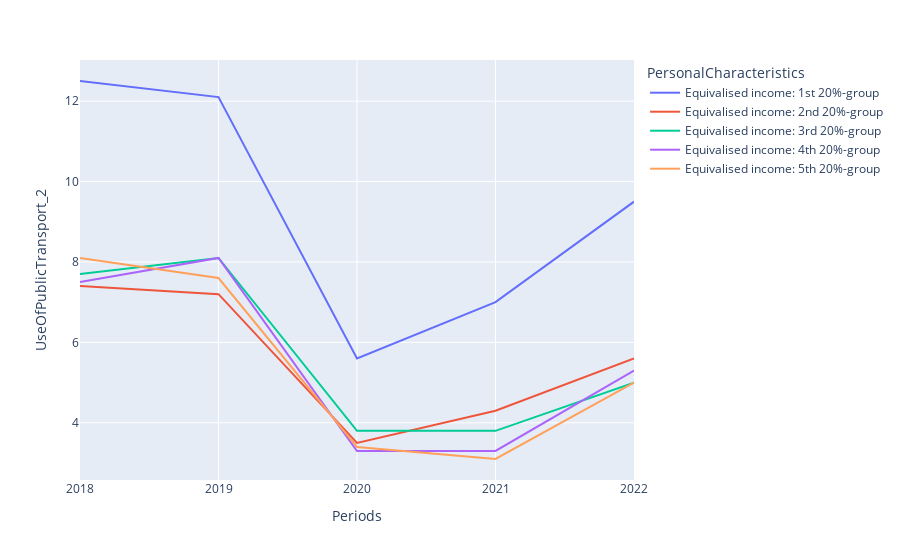

The notebook cell saved with this chart:
### Code cell
mask = df_sorted['PersonalCharacteristics'].str.startswith('Equi');
df_income = df_sorted[mask];
fig = px.line(df_income, y='UseOfPublicTransport_2', x='Periods', color='PersonalCharacteristics')
fig.show()

### Figure 1 — Plotly figure (JSON) as saved in the notebook; plotly's stock layout.template omitted (floating-point values rounded to 4 significant figures)
{"data": [{"hovertemplate": "PersonalCharacteristics=Equivalised income: 1st 20%-group<br>Periods=%{x}<br>UseOfPublicTransport_2=%{y}<extra></extra>", "legendgroup": "Equivalised income: 1st 20%-group", "line": {"color": "#636efa", "dash": "solid"}, "marker": {"symbol": "circle"}, "mode": "lines", "name": "Equivalised income: 1st 20%-group", "orientation": "v", "showlegend": true, "type": "scatter", "x": ["2018", "2019", "2020", "2021", "2022"], "xaxis": "x", "y": [12.5, 12.1, 5.6, 7, 9.5], "yaxis": "y"}, {"hovertemplate": "PersonalCharacteristics=Equivalised income: 2nd 20%-group<br>Periods=%{x}<br>UseOfPublicTransport_2=%{y}<extra></extra>", "legendgroup": "Equivalised income: 2nd 20%-group", "line": {"color": "#EF553B", "dash": "solid"}, "marker": {"symbol": "circle"}, "mode": "lines", "name": "Equivalised income: 2nd 20%-group", "orientation": "v", "showlegend": true, "type": "scatter", "x": ["2018", "2019", "2020", "2021", "2022"], "xaxis": "x", "y": [7.4, 7.2, 3.5, 4.3, 5.6], "yaxis": "y"}, {"hovertemplate": "PersonalCharacteristics=Equivalised income: 3rd 20%-group<br>Periods=%{x}<br>UseOfPublicTransport_2=%{y}<extra></extra>", "legendgroup": "Equivalised income: 3rd 20%-group", "line": {"color": "#00cc96", "dash": "solid"}, "marker": {"symbol": "circle"}, "mode": "lines", "name": "Equivalised income: 3rd 20%-group", "orientation": "v", "showlegend": true, "type": "scatter", "x": ["2018", "2019", "2020", "2021", "2022"], "xaxis": "x", "y": [7.7, 8.1, 3.8, 3.8, 5], "yaxis": "y"}, {"hovertemplate": "PersonalCharacteristics=Equivalised income: 4th 20%-group<br>Periods=%{x}<br>UseOfPublicTransport_2=%{y}<extra></extra>", "legendgroup": "Equivalised income: 4th 20%-group", "line": {"color": "#ab63fa", "dash": "solid"}, "marker": {"symbol": "circle"}, "mode": "lines", "name": "Equivalised income: 4th 20%-group", "orientation": "v", "showlegend": true, "type": "scatter", "x": ["2018", "2019", "2020", "2021", "2022"], "xaxis": "x", "y": [7.5, 8.1, 3.3, 3.3, 5.3], "yaxis": "y"}, {"hovertemplate": "PersonalCharacteristics=Equivalised income: 5th 20%-group<br>Periods=%{x}<br>UseOfPublicTransport_2=%{y}<extra></extra>", "legendgroup": "Equivalised income: 5th 20%-group", "line": {"color": "#FFA15A", "dash": "solid"}, "marker": {"symbol": "circle"}, "mode": "lines", "name": "Equivalised income: 5th 20%-group", "orientation": "v", "showlegend": true, "type": "scatter", "x": ["2018", "2019", "2020", "2021", "2022"], "xaxis": "x", "y": [8.1, 7.6, 3.4, 3.1, 5], "yaxis": "y"}], "layout": {"autosize": true, "legend": {"title": {"text": "PersonalCharacteristics"}, "tracegroupgap": 0}, "margin": {"t": 60}, "xaxis": {"anchor": "y", "autorange": true, "domain": [0, 1], "range": [0, 4], "title": {"text": "Periods"}, "type": "category"}, "yaxis": {"anchor": "x", "autorange": true, "domain": [0, 1], "range": [2.578, 13.02], "title": {"text": "UseOfPublicTransport_2"}, "type": "linear"}}}
